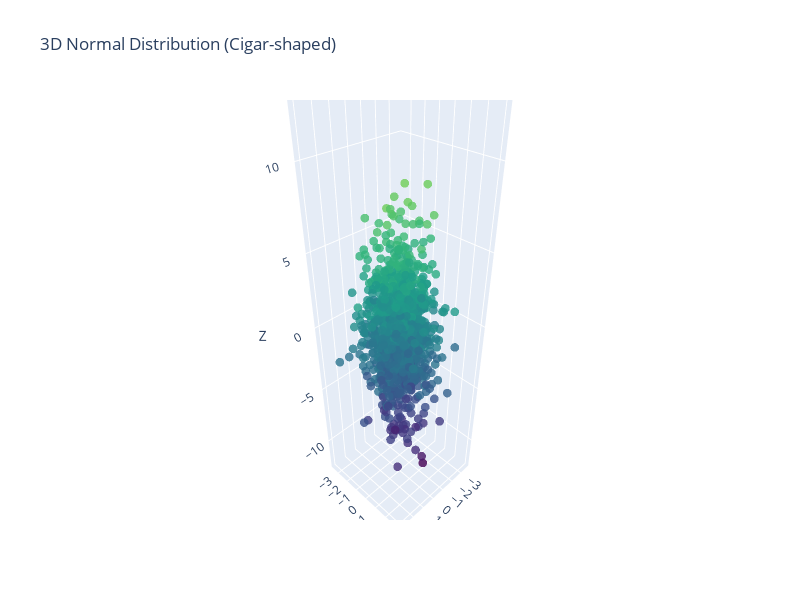

Source (notebook cell):
### Code cell
#cigar
import numpy as np
import plotly.graph_objects as go

np.random.seed(100)

def generate_3d_normal(n=500, cov_matrix=np.eye(3)):
    u1 = np.random.uniform(size=n)
    u2 = np.random.uniform(size=n)
    u3 = np.random.uniform(size=n)
    u4 = np.random.uniform(size=n)
    r1 = np.sqrt(-2 * np.log(u1))
    theta1 = 2 * np.pi * u2
    z0 = r1 * np.cos(theta1)
    z1 = r1 * np.sin(theta1)
    r2 = np.sqrt(-2 * np.log(u3))
    theta2 = 2 * np.pi * u4
    z2 = r2 * np.cos(theta2)
    points = np.vstack([z0, z1, z2]).T
    if not np.array_equal(cov_matrix, np.eye(3)):
        eigvals, eigvecs = np.linalg.eig(cov_matrix)
        sqrt_cov = eigvecs @ np.diag(np.sqrt(eigvals)) @ np.linalg.inv(eigvecs)
        points = points @ sqrt_cov
    return points[:, 0], points[:, 1], points[:, 2]


cov_matrix = np.array([
    [1, 0, 0],
    [0, 1, 0],
    [0, 0, 10]
])

x, y, z = generate_3d_normal(n=1000, cov_matrix=cov_matrix)

fig = go.Figure(data=[go.Scatter3d(
    x=x,
    y=y,
    z=z,
    mode='markers',
    marker=dict(
        size=3,
        color=z,
        colorscale='Viridis',
        opacity=0.8
    )
)])

fig.update_layout(
    title='3D Normal Distribution (Cigar-shaped)',
    scene=dict(
        xaxis_title='X',
        yaxis_title='Y',
        zaxis_title='Z',
        camera=dict(
            eye=dict(x=1.5, y=1.5, z=1.5)
        )
    ),
    width=800,
    height=600
)

fig.show()
fig.write_html("Cigar_3d_normal_rotation.html")

### Figure 1 — Plotly figure (JSON) as saved in the notebook; plotly's stock layout.template omitted (floating-point values rounded to 4 significant figures; data arrays with more than 128 entries replaced by an {"elided": "..."} marker saying what was removed)
{"data": [{"marker": {"color": {"elided": "1000 float values"}, "colorscale": [[0, "#440154"], [0.1111, "#482878"], [0.2222, "#3e4989"], [0.3333, "#31688e"], [0.4444, "#26828e"], [0.5556, "#1f9e89"], [0.6667, "#35b779"], [0.7778, "#6ece58"], [0.8889, "#b5de2b"], [1, "#fde725"]], "opacity": 0.8, "size": 3}, "mode": "markers", "type": "scatter3d", "x": {"elided": "1000 float values"}, "y": {"elided": "1000 float values"}, "z": {"elided": "1000 float values"}}], "layout": {"height": 600, "scene": {"aspectmode": "auto", "aspectratio": {"x": 0.6372, "y": 0.6264, "z": 2.505}, "camera": {"eye": {"x": 1.5, "y": 1.5, "z": 1.5}}, "xaxis": {"title": {"text": "X"}, "type": "linear"}, "yaxis": {"title": {"text": "Y"}, "type": "linear"}, "zaxis": {"title": {"text": "Z"}, "type": "linear"}}, "title": {"text": "3D Normal Distribution (Cigar-shaped)"}, "width": 800}}
